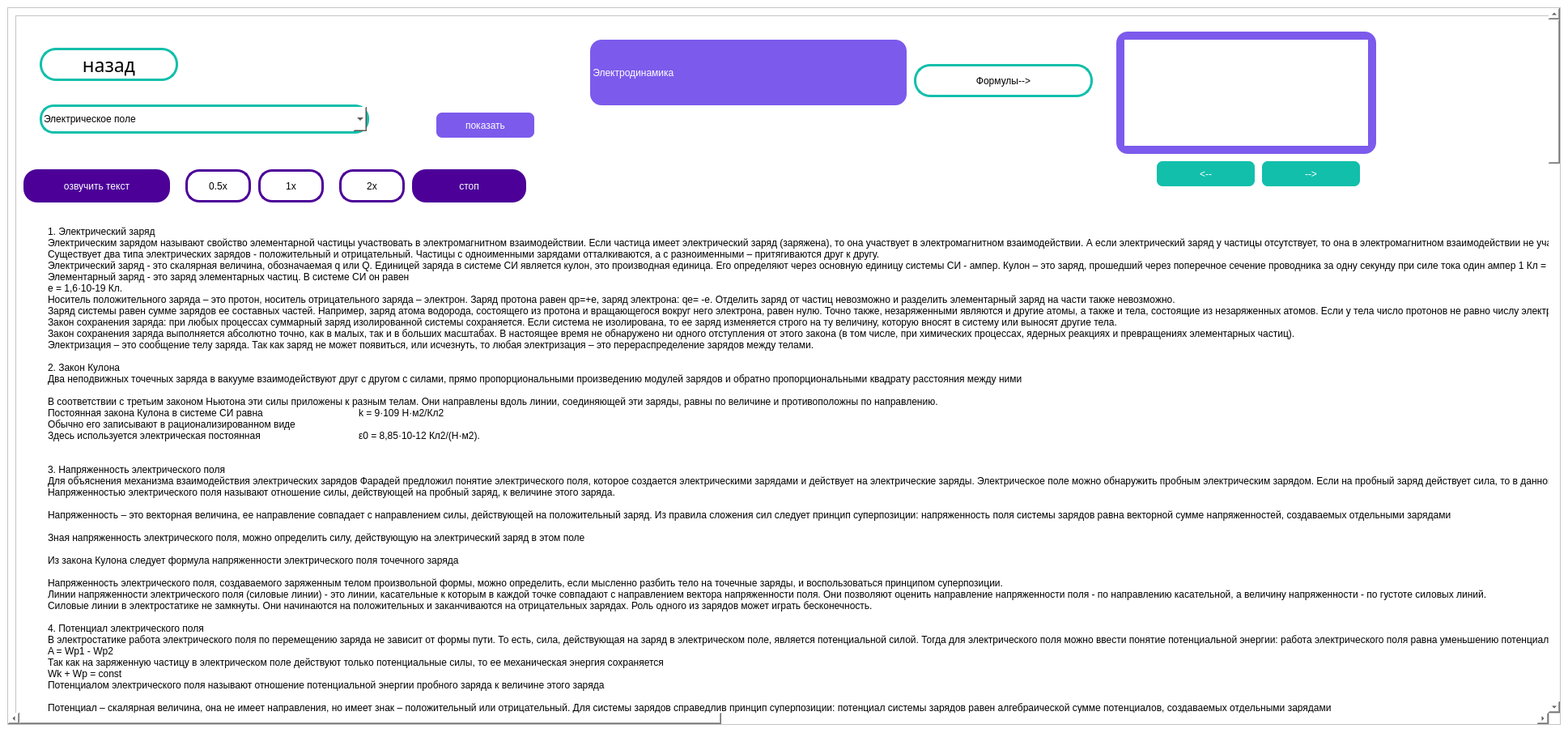
<?xml version="1.0" encoding="UTF-8"?>
<ui version="4.0">
 <class>MainWindow</class>
 <widget class="QMainWindow" name="MainWindow">
  <property name="geometry">
   <rect>
    <x>0</x>
    <y>0</y>
    <width>1937</width>
    <height>926</height>
   </rect>
  </property>
  <property name="windowTitle">
   <string>MainWindow</string>
  </property>
  <property name="styleSheet">
   <string notr="true">background-color: rgb(255, 255, 255);</string>
  </property>
  <widget class="QWidget" name="centralwidget">
   <property name="styleSheet">
    <string notr="true"/>
   </property>
   <layout class="QVBoxLayout" name="verticalLayout">
    <item>
     <widget class="QScrollArea" name="scrollArea">
      <property name="styleSheet">
       <string notr="true">QSCrollBar:vertical{
	boder:none;
	
	background-color: rgb(255, 239, 112);
	width: 14px;
	margin: 15px 0 15px 0;
	boder-radius: 0px;
}
QScrollBar::handle:vertical{
	background-color: rgb(86, 34, 103);
	min-height: 30px;
	border-radius: 7px;
}

QScrollBar::handle:vertical:hoverl{
	
	background-color: rgb(255, 85, 127);
}

QScrollBar::handle:vertical:pressed{
	
	background-color: rgb(55, 115, 255);
}

</string>
      </property>
      <property name="widgetResizable">
       <bool>true</bool>
      </property>
      <widget class="QWidget" name="scrollAreaWidgetContents">
       <property name="geometry">
        <rect>
         <x>0</x>
         <y>0</y>
         <width>5018</width>
         <height>5018</height>
        </rect>
       </property>
       <layout class="QVBoxLayout" name="verticalLayout_2">
        <item>
         <widget class="QFrame" name="frame">
          <property name="minimumSize">
           <size>
            <width>5000</width>
            <height>5000</height>
           </size>
          </property>
          <property name="styleSheet">
           <string notr="true"/>
          </property>
          <property name="frameShape">
           <enum>QFrame::StyledPanel</enum>
          </property>
          <property name="frameShadow">
           <enum>QFrame::Raised</enum>
          </property>
          <widget class="QLabel" name="logoLabel">
           <property name="geometry">
            <rect>
             <x>220</x>
             <y>20</y>
             <width>281</width>
             <height>71</height>
            </rect>
           </property>
           <property name="text">
            <string/>
           </property>
          </widget>
          <widget class="QPushButton" name="backButton">
           <property name="geometry">
            <rect>
             <x>30</x>
             <y>40</y>
             <width>171</width>
             <height>41</height>
            </rect>
           </property>
           <property name="font">
            <font>
             <family>Sitka Text Semibold</family>
             <pointsize>17</pointsize>
             <weight>7</weight>
             <italic>false</italic>
             <bold>false</bold>
            </font>
           </property>
           <property name="styleSheet">
            <string notr="true">background-color: rgba(255, 255, 255);
color: rgb(0, 0, 0);
border-color: rgb(255, 255, 255);
font: 63 17pt &quot;Sitka Text Semibold&quot;;
border-radius: 20px;

border-width:3px;
border-style: solid;
border-color:  rgb(18, 191, 171);</string>
           </property>
           <property name="text">
            <string>назад</string>
           </property>
          </widget>
          <widget class="QLabel" name="label">
           <property name="geometry">
            <rect>
             <x>710</x>
             <y>30</y>
             <width>391</width>
             <height>81</height>
            </rect>
           </property>
           <property name="styleSheet">
            <string notr="true">font: 63 30pt &quot;Sitka Text Semibold&quot;;
background-color: rgb(124, 90, 236);
color: rgb(255, 255, 255);
	border-radius: 14px;</string>
           </property>
           <property name="text">
            <string> Электродинамика</string>
           </property>
          </widget>
          <widget class="QComboBox" name="comboBox">
           <property name="geometry">
            <rect>
             <x>30</x>
             <y>110</y>
             <width>407</width>
             <height>36</height>
            </rect>
           </property>
           <property name="styleSheet">
            <string notr="true">font: 63 14pt &quot;Sitka Text Semibold&quot;;
border-radius: 7px;
border-radius: 17px;

border-width:3px;
border-style: solid;
border-color: rgb(18, 191, 171);</string>
           </property>
           <item>
            <property name="text">
             <string>Электрическое поле</string>
            </property>
           </item>
           <item>
            <property name="text">
             <string>Постоянный электрический ток</string>
            </property>
           </item>
           <item>
            <property name="text">
             <string>Магнитное поле</string>
            </property>
           </item>
           <item>
            <property name="text">
             <string>Электромагнитная индукция</string>
            </property>
           </item>
           <item>
            <property name="text">
             <string>Электромагнитные колебания и волны</string>
            </property>
           </item>
           <item>
            <property name="text">
             <string>Геометрическая оптика</string>
            </property>
           </item>
           <item>
            <property name="text">
             <string>Волновая оптика</string>
            </property>
           </item>
          </widget>
          <widget class="QPushButton" name="showButton">
           <property name="geometry">
            <rect>
             <x>520</x>
             <y>120</y>
             <width>121</width>
             <height>31</height>
            </rect>
           </property>
           <property name="styleSheet">
            <string notr="true">font: 63 14pt &quot;Sitka Text Semibold&quot;;
background-color: rgb(124, 90, 236);
color: rgb(255, 255, 255);
border-radius: 7px;</string>
           </property>
           <property name="text">
            <string>показать</string>
           </property>
          </widget>
          <widget class="QLabel" name="textLabel">
           <property name="geometry">
            <rect>
             <x>40</x>
             <y>260</y>
             <width>3351</width>
             <height>3571</height>
            </rect>
           </property>
           <property name="styleSheet">
            <string notr="true">font: 12pt &quot;Palatino Linotype&quot;;</string>
           </property>
           <property name="text">
            <string>1. Электрический заряд
Электрическим зарядом называют свойство элементарной частицы участвовать в электромагнитном взаимодействии. Если частица имеет электрический заряд (заряжена), то она участвует в электромагнитном взаимодействии. А если электрический заряд у частицы отсутствует, то она в электромагнитном взаимодействии не участвует.
Существует два типа электрических зарядов - положительный и отрицательный. Частицы с одноименными зарядами отталкиваются, а с разноименными – притягиваются друг к другу.
Электрический заряд - это скалярная величина, обозначаемая q или Q. Единицей заряда в системе СИ является кулон, это производная единица. Его определяют через основную единицу системы СИ - ампер. Кулон – это заряд, прошедший через поперечное сечение проводника за одну секунду при силе тока один ампер 1 Кл = 1 А·с.
Элементарный заряд - это заряд элементарных частиц. В системе СИ он равен
е = 1,6·10-19 Кл.
Носитель положительного заряда – это протон, носитель отрицательного заряда – электрон. Заряд протона равен qр=+е, заряд электрона: qе= -е. Отделить заряд от частиц невозможно и разделить элементарный заряд на части также невозможно.
Заряд системы равен сумме зарядов ее составных частей. Например, заряд атома водорода, состоящего из протона и вращающегося вокруг него электрона, равен нулю. Точно также, незаряженными являются и другие атомы, а также и тела, состоящие из незаряженных атомов. Если у тела число протонов не равно числу электронов, то тело заряжено. При избытке электронов тело имеет отрицательный заряд, при избытке протонов – положительный.
Закон сохранения заряда: при любых процессах суммарный заряд изолированной системы сохраняется. Если система не изолирована, то ее заряд изменяется строго на ту величину, которую вносят в систему или выносят другие тела.
Закон сохранения заряда выполняется абсолютно точно, как в малых, так и в больших масштабах. В настоящее время не обнаружено ни одного отступления от этого закона (в том числе, при химических процессах, ядерных реакциях и превращениях элементарных частиц).
Электризация – это сообщение телу заряда. Так как заряд не может появиться, или исчезнуть, то любая электризация – это перераспределение зарядов между телами.

2. Закон Кулона
Два неподвижных точечных заряда в вакууме взаимодействуют друг с другом с силами, прямо пропорциональными произведению модулей зарядов и обратно пропорциональными квадрату расстояния между ними

В соответствии с третьим законом Ньютона эти силы приложены к разным телам. Они направлены вдоль линии, соединяющей эти заряды, равны по величине и противоположны по направлению.
Постоянная закона Кулона в системе СИ равна			k = 9·109 Н·м2/Кл2
Обычно его записывают в рационализированном виде			
Здесь используется электрическая постоянная			ε0 = 8,85·10-12 Кл2/(Н·м2).


3. Напряженность электрического поля
Для объяснения механизма взаимодействия электрических зарядов Фарадей предложил понятие электрического поля, которое создается электрическими зарядами и действует на электрические заряды. Электрическое поле можно обнаружить пробным электрическим зарядом. Если на пробный заряд действует сила, то в данной точке есть электрическое поле.
Напряженностью электрического поля называют отношение силы, действующей на пробный заряд, к величине этого заряда.

Напряженность – это векторная величина, ее направление совпадает с направлением силы, действующей на положительный заряд. Из правила сложения сил следует принцип суперпозиции: напряженность поля системы зарядов равна векторной сумме напряженностей, создаваемых отдельными зарядами

Зная напряженность электрического поля, можно определить силу, действующую на электрический заряд в этом поле

Из закона Кулона следует формула напряженности электрического поля точечного заряда

Напряженность электрического поля, создаваемого заряженным телом произвольной формы, можно определить, если мысленно разбить тело на точечные заряды, и воспользоваться принципом суперпозиции.
Линии напряженности электрического поля (силовые линии) - это линии, касательные к которым в каждой точке совпадают с направлением вектора напряженности поля. Они позволяют оценить направление напряженности поля - по направлению касательной, а величину напряженности - по густоте силовых линий.
Силовые линии в электростатике не замкнуты. Они начинаются на положительных и заканчиваются на отрицательных зарядах. Роль одного из зарядов может играть бесконечность.

4. Потенциал электрического поля
В электростатике работа электрического поля по перемещению заряда не зависит от формы пути. То есть, сила, действующая на заряд в электрическом поле, является потенциальной силой. Тогда для электрического поля можно ввести понятие потенциальной энергии: работа электрического поля равна уменьшению потенциальной энергии
A = Wp1 - Wp2
Так как на заряженную частицу в электрическом поле действуют только потенциальные силы, то ее механическая энергия сохраняется
Wk + Wp = const
Потенциалом электрического поля называют отношение потенциальной энергии пробного заряда к величине этого заряда

Потенциал – скалярная величина, она не имеет направления, но имеет знак – положительный или отрицательный. Для системы зарядов справедлив принцип суперпозиции: потенциал системы зарядов равен алгебраической сумме потенциалов, создаваемых отдельными зарядами
φ = φ1 + φ2 + …;
Зная потенциал электрического поля, можно найти потенциальную энергию заряда в электрическом поле
Wp=q·φ;
Из определения потенциальной энергии следует формула работы электрического поля по перемещению заряда
A=q·(φ1–φ2)		или		A=q·U
Величина U=φ1–φ2 называется разностью потенциалов или напряжением. Потенциал и напряжение в системе СИ измеряется в вольтах [φ] = Дж/Кл = В (вольт).
Потенциал и потенциальная энергия зависят от выбора точки нулевого потенциала. Обычно в задачах с точечными зарядами считается, что ноль потенциала находится в бесконечно удаленной точке. В электротехнике за ноль потенциала обычно принимают Землю. Что касается разности потенциалов и работы электрического поля, то они не зависят от выбора точки нулевого потенциала.
Эквипотенциальные поверхности - это поверхности равного потенциала. Так как работа электрического поля по перемещению заряда по ним равна нулю, то эти поверхности во всех точках перпендикулярны силовым линиям.
У однородного поля эквипотенциальные поверхности – это плоскости, перпендикулярные силовым линиям. В однородном поле напряженность поля связана с разностью потенциалов простой зависимостью
U=E·d
где:	d - это расстояние между эквипотенциальными  поверхностями.

5. Потенциал поля точечного заряда
Потенциал электрического поля, создаваемого точечным зарядом в вакууме, можно рассчитать по формуле

Потенциальную энергию взаимодействия 2-х точечных зарядов можно найти, полагая, что второй заряд находится в поле, создаваемым первым зарядом 

Если зарядов несколько, то из принципа суперпозиции следует, что потенциальная энергия системы складывается из потенциальных энергий парных взаимодействий.

Пример 1. Два шарика с зарядами Q = −1 нКл и q = 5 нКл соответственно, находятся в однородном электрическом поле с напряженностью Е = 18 В/м, на расстоянии r = 1 м друг от друга. Масса большего шарика равна M= 5 г. Определите, какую массу должен иметь маленький шарик, чтобы они двигались с прежним между ними расстоянием и с постоянным по модулю ускорением.


Решение. Направим ось X вдоль напряженности электрического поля и запишем уравнения движения частиц



Решая данную систему уравнений, получим


Пример 2. В точке с потенциалом φ1 =10 В электрон имеет скорость V1=10 м/с. Определить его скорость в точке с потенциалом φ2=100 В.
Решение. В электрическом поле механическая энергия электрона сохраняется

Отсюда находим



Пример 3. Определите работу А, которую надо совершить, чтобы четыре одинаковых электрических заряда q = 10-8 Кл расположить в вершинах квадрата со стороной а =10 см.
Решение. Считаем, что заряды вначале покоились и находились далеко друг от друга. Их потенциальная и кинетическая энергия были равны нулю.
В конце заряды покоятся и находятся в вершинах квадрата. Кинетическая энергия зарядов равна нулю, а потенциальная складывается из энергии взаимодействия 4-х пар по сторонам квадрата и 2-х пар по его диагоналям.
Так как изменение механической энергии системы равно работе непотенциальных сил, то получаем:


6. Проводники в электрическом поле
Если заряженный или незаряженный проводник поместить во внешнее электрическое поле, то связанные заряды останутся в покое, а свободные заряды придут в движение – потечет электрический ток. Затем электрический ток прекратится и установится равновесие зарядов (электростатика).
Для электростатики справедливо (доказывается от противного):
1. Электрическое поле внутри проводника и в его полостях отсутствует.
2. Заряд внутри проводника отсутствует. Весь заряд расположен на поверхности.
3. Силовые линии вблизи проводника перпендикулярны его поверхности.
4. Все точки проводника имеют одинаковый потенциал.

7. Диэлектрики в электрическом поле
Диэлектрики - это непроводники. В них свободные заряды практически отсутствуют, и ток в них не течет, но диэлектрики ослабляют внешнее электрическое поле.
Если поверхности диэлектрика перпендикулярны силовым линиям, то поле внутри диэлектрика и силы, действующие на заряд, уменьшаются в ε раз
		
где:	E0 – поле за пределами диэлектрика;
ε &gt; 1 – диэлектрическая проницаемость вещества (приводится в справочниках).

8. Конденсаторы
Конденсатором называют систему из 2-х проводников (пластин), разделенных слоем диэлектрика. Конденсатор считается заряженным, если заряды пластин равны по величине и противоположны по знаку.
Зарядом конденсатора считается заряд первой пластины, а напряжение - это разность потенциалов между первой и второй пластинами
U= φ1–φ2
Электрической емкостью конденсатора или просто емкостью называют отношение заряда конденсатора к напряжению между его пластинами

Емкость характеризует способность конденсатора накапливать электрический заряд. Чем больше емкость, тем больший заряд имеют пластины при данном напряжении. Емкость конденсатора не зависит от его заряда и определяется размерами пластин, свойствами и размерами диэлектрика.
Емкость конденсатора измеряют в фарадах 1 Ф = 1 Кл/В. Фарад – это очень большая величина. Обычно используют микрофарад 1 мкФ = 10-6 Ф или пикофарад 1 пФ = 10-12 Ф.
Плоским конденсатором называют такой конденсатор, у которого пластины плоские, а их размеры во много раз больше расстояния между пластинами. Формула емкости плоского конденсатора считается известной

Энергия электрического поля заряженного конденсатора – это потенциальная энергия взаимодействия его пластин. Из определения емкости конденсатора следуют формулы энергии заряженного конденсатора
				
Несколько конденсаторов могут быть соединены в батарею
а) при параллельном соединении на всех конденсаторах будет одинаковое напряжение U=U1=U2=…, а для заряда батареи, и ее емкости справедливы формулы
q=q1+q2+….		C=C1+C2+…




б) при последовательном соединении всегда считается, что конденсаторы в схему поставлены незаряженными. Тогда после подачи напряжения конденсаторы приобретут одинаковые заряды q=q1=q2+…, а напряжение и емкость батареи можно найти по формулам

U=U1+U2+…	


Пример 1. Между пластинами плоского конденсатора находится пластина диэлектрика с проницаемостью ε. Емкость конденсатора С, его заряд q. Какую работу надо совершить, чтобы вытащить пластину из конденсатора? Трения нет, конденсатор отключен от источника напряжения.
Решение. При извлечении диэлектрика заряды проводящих пластин не изменятся, а емкость конденсатора уменьшится в ε раз.
Изменение механической энергии равно работе непотенциальных сил. Кинетическая энергия диэлектрика до- и после извлечения равна нулю. Следовательно


Пример 2. Два плоских конденсатора с одинаковой площадью обкладок заряжены до одинакового напряжения. Один конденсатор - воздушный, и другой - наполовину заполнен непроводящим веществом с диэлектрической проницаемостью ε = 3. Найдите отношение энергий электрического поля W2/W1, которые запасены в этих конденсаторах.
Решение. Емкость первого конденсатора

Второй конденсатор можно рассматривать как два последовательно соединенных конденсатора – заполненного диэлектриком и незаполненного, площадь пластин которых в два раза меньше, чем у первого конденсатора

Так как энергия заряженного конденсатора пропорциональна его емкости

то отношение энергий конденсаторов, заряженных до одинакового напряжения, будет равно

</string>
           </property>
           <property name="alignment">
            <set>Qt::AlignLeading|Qt::AlignLeft|Qt::AlignTop</set>
           </property>
          </widget>
          <widget class="QLabel" name="photoLabel">
           <property name="geometry">
            <rect>
             <x>1370</x>
             <y>30</y>
             <width>301</width>
             <height>131</height>
            </rect>
           </property>
           <property name="text">
            <string/>
           </property>
          </widget>
          <widget class="QPushButton" name="returnButton">
           <property name="geometry">
            <rect>
             <x>1410</x>
             <y>180</y>
             <width>121</width>
             <height>31</height>
            </rect>
           </property>
           <property name="styleSheet">
            <string notr="true">font: 63 14pt &quot;Sitka Text Semibold&quot;;
background-color: rgb(18, 191, 171);
color: rgb(255, 255, 255);
border-radius: 7px;</string>
           </property>
           <property name="text">
            <string>&lt;--</string>
           </property>
          </widget>
          <widget class="QPushButton" name="nextButton">
           <property name="geometry">
            <rect>
             <x>1540</x>
             <y>180</y>
             <width>121</width>
             <height>31</height>
            </rect>
           </property>
           <property name="styleSheet">
            <string notr="true">font: 63 14pt &quot;Sitka Text Semibold&quot;;
background-color: rgb(18, 191, 171);
color: rgb(255, 255, 255);
border-radius: 7px;</string>
           </property>
           <property name="text">
            <string>--&gt;</string>
           </property>
          </widget>
          <widget class="QLabel" name="label_2">
           <property name="geometry">
            <rect>
             <x>1110</x>
             <y>60</y>
             <width>221</width>
             <height>41</height>
            </rect>
           </property>
           <property name="styleSheet">
            <string notr="true">background-color: rgba(255, 255, 255);
color: rgb(0, 0, 0);
border-color: rgb(255, 255, 255);
font: 63 16pt &quot;Sitka Text Semibold&quot;;
border-radius: 20px;

border-width:3px;
border-style: solid;
border-color:  rgb(18, 191, 171);</string>
           </property>
           <property name="text">
            <string>Формулы--&gt;</string>
           </property>
           <property name="alignment">
            <set>Qt::AlignCenter</set>
           </property>
          </widget>
          <widget class="QLabel" name="label_3">
           <property name="geometry">
            <rect>
             <x>1360</x>
             <y>20</y>
             <width>321</width>
             <height>151</height>
            </rect>
           </property>
           <property name="styleSheet">
            <string notr="true">font: 63 30pt &quot;Sitka Text Semibold&quot;;
background-color: rgb(124, 90, 236);
color: rgb(255, 255, 255);
	border-radius: 14px;</string>
           </property>
           <property name="text">
            <string/>
           </property>
          </widget>
          <widget class="QPushButton" name="speakButton">
           <property name="geometry">
            <rect>
             <x>10</x>
             <y>190</y>
             <width>181</width>
             <height>41</height>
            </rect>
           </property>
           <property name="layoutDirection">
            <enum>Qt::LeftToRight</enum>
           </property>
           <property name="styleSheet">
            <string notr="true">font: 63 14pt &quot;Sitka Text Semibold&quot;;
background-color: rgb(76, 0, 152);
color: rgb(255, 255, 255);
border-radius: 17px;</string>
           </property>
           <property name="text">
            <string>озвучить текст</string>
           </property>
          </widget>
          <widget class="QPushButton" name="speed05Button">
           <property name="geometry">
            <rect>
             <x>210</x>
             <y>190</y>
             <width>81</width>
             <height>41</height>
            </rect>
           </property>
           <property name="styleSheet">
            <string notr="true">font: 63 14pt &quot;Sitka Text Semibold&quot;;
border-radius: 7px;
border-radius: 17px;

border-width:3px;
border-style: solid;
border-color:rgb(76, 0, 152);</string>
           </property>
           <property name="text">
            <string>0.5x</string>
           </property>
          </widget>
          <widget class="QPushButton" name="speed1Button">
           <property name="geometry">
            <rect>
             <x>300</x>
             <y>190</y>
             <width>81</width>
             <height>41</height>
            </rect>
           </property>
           <property name="styleSheet">
            <string notr="true">font: 63 14pt &quot;Sitka Text Semibold&quot;;
border-radius: 7px;
border-radius: 17px;

border-width:3px;
border-style: solid;
border-color:rgb(76, 0, 152);</string>
           </property>
           <property name="text">
            <string>1x</string>
           </property>
          </widget>
          <widget class="QPushButton" name="speed2Button">
           <property name="geometry">
            <rect>
             <x>400</x>
             <y>190</y>
             <width>81</width>
             <height>41</height>
            </rect>
           </property>
           <property name="styleSheet">
            <string notr="true">font: 63 14pt &quot;Sitka Text Semibold&quot;;
border-radius: 7px;
border-radius: 17px;

border-width:3px;
border-style: solid;
border-color:rgb(76, 0, 152);</string>
           </property>
           <property name="text">
            <string>2x</string>
           </property>
          </widget>
          <widget class="QPushButton" name="stopButton">
           <property name="geometry">
            <rect>
             <x>490</x>
             <y>190</y>
             <width>141</width>
             <height>41</height>
            </rect>
           </property>
           <property name="styleSheet">
            <string notr="true">font: 63 14pt &quot;Sitka Text Semibold&quot;;
background-color: rgb(76, 0, 152);
color: rgb(255, 255, 255);
border-radius: 17px;</string>
           </property>
           <property name="text">
            <string>стоп</string>
           </property>
          </widget>
          <zorder>label_3</zorder>
          <zorder>logoLabel</zorder>
          <zorder>backButton</zorder>
          <zorder>label</zorder>
          <zorder>comboBox</zorder>
          <zorder>showButton</zorder>
          <zorder>textLabel</zorder>
          <zorder>photoLabel</zorder>
          <zorder>returnButton</zorder>
          <zorder>nextButton</zorder>
          <zorder>label_2</zorder>
          <zorder>speakButton</zorder>
          <zorder>speed05Button</zorder>
          <zorder>speed1Button</zorder>
          <zorder>speed2Button</zorder>
          <zorder>stopButton</zorder>
         </widget>
        </item>
       </layout>
      </widget>
     </widget>
    </item>
   </layout>
  </widget>
  <widget class="QMenuBar" name="menubar">
   <property name="geometry">
    <rect>
     <x>0</x>
     <y>0</y>
     <width>1937</width>
     <height>21</height>
    </rect>
   </property>
  </widget>
  <widget class="QStatusBar" name="statusbar"/>
 </widget>
 <resources/>
 <connections/>
</ui>
